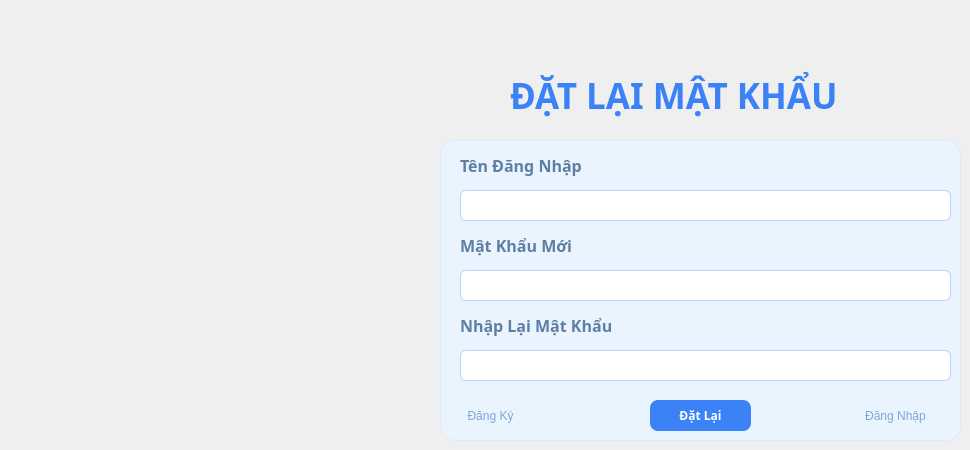
    <widget class="QWidget" name="qmk">
     <widget class="QFrame" name="fr_dlmk">
      <property name="geometry">
       <rect>
        <x>440</x>
        <y>140</y>
        <width>521</width>
        <height>301</height>
       </rect>
      </property>
      <property name="styleSheet">
       <string notr="true">
QFrame#fr_dlmk {
    background-color: #eaf4ff;
    border-radius: 15px;
    border: 1px solid #dbeafe;
    padding: 20px;
}</string>
      </property>
      <property name="frameShape">
       <enum>QFrame::StyledPanel</enum>
      </property>
      <property name="frameShadow">
       <enum>QFrame::Raised</enum>
      </property>
      <widget class="QLabel" name="lb_mkm_dlmk">
       <property name="geometry">
        <rect>
         <x>20</x>
         <y>90</y>
         <width>271</width>
         <height>31</height>
        </rect>
       </property>
       <property name="font">
        <font>
         <family>Lexend Black</family>
         <weight>75</weight>
         <bold>true</bold>
        </font>
       </property>
       <property name="styleSheet">
        <string notr="true">QLabel {
    color: #5f7ea3;   /* chữ label xanh nhạt */
    font-weight: 600;
background-color:#eaf4ff;
}</string>
       </property>
       <property name="text">
        <string>&lt;html&gt;&lt;head/&gt;&lt;body&gt;&lt;p&gt;&lt;span style=&quot; font-size:12pt;&quot;&gt;Mật Khẩu Mới&lt;/span&gt;&lt;/p&gt;&lt;/body&gt;&lt;/html&gt;</string>
       </property>
      </widget>
      <widget class="QLineEdit" name="lne_tdn_dlmk">
       <property name="geometry">
        <rect>
         <x>20</x>
         <y>50</y>
         <width>491</width>
         <height>31</height>
        </rect>
       </property>
       <property name="styleSheet">
        <string notr="true">QLineEdit {
    background-color: white;
    border: 1px solid #b6d4fe;
    border-radius: 6px;
    padding: 6px;
}

QLineEdit:focus {
    border: 1px solid #3b82f6;
}</string>
       </property>
      </widget>
      <widget class="QLabel" name="lb_nlmk_dlmk">
       <property name="geometry">
        <rect>
         <x>20</x>
         <y>170</y>
         <width>271</width>
         <height>31</height>
        </rect>
       </property>
       <property name="font">
        <font>
         <family>Lexend Black</family>
         <weight>75</weight>
         <bold>true</bold>
        </font>
       </property>
       <property name="styleSheet">
        <string notr="true">QLabel {
    color: #5f7ea3;   /* chữ label xanh nhạt */
    font-weight: 600;
background-color:#eaf4ff;
}
</string>
       </property>
       <property name="text">
        <string>&lt;html&gt;&lt;head/&gt;&lt;body&gt;&lt;p&gt;&lt;span style=&quot; font-size:12pt;&quot;&gt;Nhập Lại Mật Khẩu&lt;/span&gt;&lt;/p&gt;&lt;/body&gt;&lt;/html&gt;</string>
       </property>
      </widget>
      <widget class="QLineEdit" name="lne_mkm_dlmk">
       <property name="geometry">
        <rect>
         <x>20</x>
         <y>130</y>
         <width>491</width>
         <height>31</height>
        </rect>
       </property>
       <property name="styleSheet">
        <string notr="true">QLineEdit {
    background-color: white;
    border: 1px solid #b6d4fe;
    border-radius: 6px;
    padding: 6px;
}

QLineEdit:focus {
    border: 1px solid #3b82f6;
}</string>
       </property>
       <property name="echoMode">
        <enum>QLineEdit::Password</enum>
       </property>
      </widget>
      <widget class="QPushButton" name="pb_dl">
       <property name="geometry">
        <rect>
         <x>210</x>
         <y>260</y>
         <width>101</width>
         <height>31</height>
        </rect>
       </property>
       <property name="font">
        <font>
         <family>Lexend</family>
         <weight>75</weight>
         <bold>true</bold>
        </font>
       </property>
       <property name="styleSheet">
        <string notr="true">
QPushButton {
    background-color: #3b82f6;
    color: white;
    border: none;
    border-radius: 8px;
    padding: 6px 20px;
    font-weight: 600;
}

QPushButton:hover {
    background-color: #2563eb;
}

QPushButton:pressed {
    background-color: #1d4ed8;
}</string>
       </property>
       <property name="text">
        <string>Đặt Lại</string>
       </property>
      </widget>
      <widget class="QLabel" name="lb_tdn_dlmk">
       <property name="geometry">
        <rect>
         <x>20</x>
         <y>10</y>
         <width>271</width>
         <height>31</height>
        </rect>
       </property>
       <property name="font">
        <font>
         <family>Lexend Black</family>
         <weight>75</weight>
         <bold>true</bold>
        </font>
       </property>
       <property name="styleSheet">
        <string notr="true">QLabel {
    color: #5f7ea3;   /* chữ label xanh nhạt */
    font-weight: 600;
background-color:#eaf4ff;
}
</string>
       </property>
       <property name="text">
        <string>&lt;html&gt;&lt;head/&gt;&lt;body&gt;&lt;p&gt;&lt;span style=&quot; font-size:12pt;&quot;&gt;Tên Đăng Nhập&lt;/span&gt;&lt;/p&gt;&lt;/body&gt;&lt;/html&gt;</string>
       </property>
      </widget>
      <widget class="QLineEdit" name="lne_nlmk_dlmk">
       <property name="geometry">
        <rect>
         <x>20</x>
         <y>210</y>
         <width>491</width>
         <height>31</height>
        </rect>
       </property>
       <property name="styleSheet">
        <string notr="true">QLineEdit {
    background-color: white;
    border: 1px solid #b6d4fe;
    border-radius: 6px;
    padding: 6px;
}

QLineEdit:focus {
    border: 1px solid #3b82f6;
}</string>
       </property>
       <property name="text">
        <string/>
       </property>
       <property name="echoMode">
        <enum>QLineEdit::Password</enum>
       </property>
      </widget>
      <widget class="QPushButton" name="pb_dk_dlmk">
       <property name="geometry">
        <rect>
         <x>20</x>
         <y>260</y>
         <width>61</width>
         <height>31</height>
        </rect>
       </property>
       <property name="font">
        <font>
         <pointsize>-1</pointsize>
        </font>
       </property>
       <property name="styleSheet">
        <string notr="true">QPushButton{
    background: transparent;
    border: none;
    color: #7fa6d9;
    font-size: 12px;
}

QPushButton:hover{
    color: #3b82f6;
    text-decoration: underline;
}

QPushButton:pressed{
    color: #2563eb;
}</string>
       </property>
       <property name="text">
        <string>Đăng Ký</string>
       </property>
      </widget>
      <widget class="QPushButton" name="pb_dn_dlmk">
       <property name="geometry">
        <rect>
         <x>400</x>
         <y>260</y>
         <width>111</width>
         <height>31</height>
        </rect>
       </property>
       <property name="font">
        <font>
         <pointsize>-1</pointsize>
        </font>
       </property>
       <property name="styleSheet">
        <string notr="true">QPushButton{
    background: transparent;
    border: none;
    color: #7fa6d9;
    font-size: 12px;
}

QPushButton:hover{
    color: #3b82f6;
    text-decoration: underline;
}

QPushButton:pressed{
    color: #2563eb;
}</string>
       </property>
       <property name="text">
        <string>Đăng Nhập</string>
       </property>
      </widget>
     </widget>
     <widget class="QLabel" name="lb_dlmlk">
      <property name="geometry">
       <rect>
        <x>510</x>
        <y>70</y>
        <width>401</width>
        <height>51</height>
       </rect>
      </property>
      <property name="font">
       <font>
        <family>Lexend Black</family>
        <weight>75</weight>
        <bold>true</bold>
       </font>
      </property>
      <property name="styleSheet">
       <string notr="true">color: #3b82f6;</string>
      </property>
      <property name="text">
       <string>&lt;html&gt;&lt;head/&gt;&lt;body&gt;&lt;p&gt;&lt;span style=&quot; font-size:26pt;&quot;&gt;ĐẶT LẠI MẬT KHẨU&lt;/span&gt;&lt;/p&gt;&lt;/body&gt;&lt;/html&gt;</string>
      </property>
     </widget>
    </widget>
